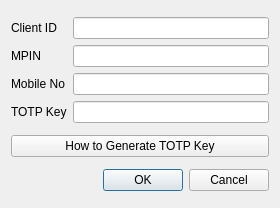
<?xml version="1.0" encoding="UTF-8"?>
<ui version="4.0">
 <class>Dialog</class>
 <widget class="QDialog" name="Dialog">
  <property name="geometry">
   <rect>
    <x>0</x>
    <y>0</y>
    <width>280</width>
    <height>208</height>
   </rect>
  </property>
  <property name="windowTitle">
   <string>Dialog</string>
  </property>
  <layout class="QGridLayout" name="gridLayout">
   <item row="2" column="0">
    <widget class="QDialogButtonBox" name="buttonBox">
     <property name="orientation">
      <enum>Qt::Horizontal</enum>
     </property>
     <property name="standardButtons">
      <set>QDialogButtonBox::Cancel|QDialogButtonBox::Ok</set>
     </property>
    </widget>
   </item>
   <item row="0" column="0">
    <layout class="QGridLayout" name="gridLayout_2">
     <item row="3" column="1">
      <widget class="QLineEdit" name="totp_key_line"/>
     </item>
     <item row="1" column="1">
      <widget class="QLineEdit" name="mpin_line"/>
     </item>
     <item row="0" column="1">
      <widget class="QLineEdit" name="client_id_line"/>
     </item>
     <item row="1" column="0">
      <widget class="QLabel" name="label_2">
       <property name="text">
        <string>MPIN</string>
       </property>
      </widget>
     </item>
     <item row="3" column="0">
      <widget class="QLabel" name="label_3">
       <property name="text">
        <string>TOTP Key</string>
       </property>
      </widget>
     </item>
     <item row="0" column="0">
      <widget class="QLabel" name="label">
       <property name="text">
        <string>Client ID</string>
       </property>
      </widget>
     </item>
     <item row="2" column="1">
      <widget class="QLineEdit" name="mobile_line"/>
     </item>
     <item row="2" column="0">
      <widget class="QLabel" name="label_4">
       <property name="text">
        <string>Mobile No</string>
       </property>
      </widget>
     </item>
    </layout>
   </item>
   <item row="1" column="0">
    <widget class="QPushButton" name="how_to_button">
     <property name="text">
      <string>How to Generate TOTP Key</string>
     </property>
    </widget>
   </item>
  </layout>
 </widget>
 <tabstops>
  <tabstop>client_id_line</tabstop>
  <tabstop>mpin_line</tabstop>
  <tabstop>totp_key_line</tabstop>
 </tabstops>
 <resources/>
 <connections>
  <connection>
   <sender>buttonBox</sender>
   <signal>accepted()</signal>
   <receiver>Dialog</receiver>
   <slot>accept()</slot>
   <hints>
    <hint type="sourcelabel">
     <x>248</x>
     <y>254</y>
    </hint>
    <hint type="destinationlabel">
     <x>157</x>
     <y>274</y>
    </hint>
   </hints>
  </connection>
  <connection>
   <sender>buttonBox</sender>
   <signal>rejected()</signal>
   <receiver>Dialog</receiver>
   <slot>reject()</slot>
   <hints>
    <hint type="sourcelabel">
     <x>316</x>
     <y>260</y>
    </hint>
    <hint type="destinationlabel">
     <x>286</x>
     <y>274</y>
    </hint>
   </hints>
  </connection>
 </connections>
</ui>
